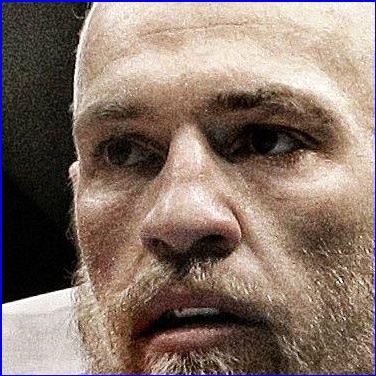
#> input picture celeb/conor_face/conor1.jpeg, 376 x 376 px, found by its file name; its folder holds only this picture in this run
$ jupyter execute --allow-errors stage3_TrainingModel.ipynb
#> lines starting #> are read from the running program, lines starting #| are printed output that depends on the picture
[cell 1]
import numpy as np
import matplotlib.pyplot as plt
import cv2
import pywt
import os
x=[]
y=[]
stars={'conormcgregor':0,'kajal_agarwal':1,'sakshimalik':2,'sunnyleone':3,'viratkohli':4}
path='D:\Artificial_Intelligence\projects\scraped_img\celeb'
num=-1
for files in os.listdir(path):
     num+=1
     for i in os.listdir(path+'\\'+files):
            #print(i)
            pat=path+'\\'+files+'\\'+i
            img=cv2.imread(pat)
#> img is the input picture: shape (376, 376, 3); mean B, G, R 106.2, 116.1, 134.8
            img=cv2.resize(img,(32,32))
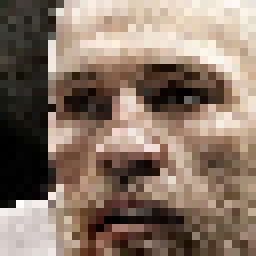
#> img: shape (32, 32, 3) (shown 8 times larger); mean B, G, R 103.9, 117.8, 136.7
            org=img
            img=cv2.cvtColor(img,cv2.COLOR_RGB2GRAY)
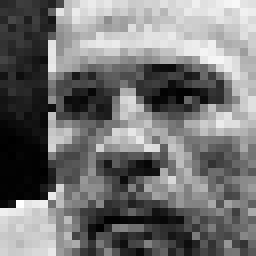
#> img: shape (32, 32) (shown 8 times larger); min 0, max 254, mean 115.8
            img=np.float32(img)
            img/=255
            #plt.figure(figsize=(20,20))
            coef=pywt.wavedec2(img,'db1',level=5)
#> coef = 6 items
            coef_list=list(coef)
#> coef_list = 6 items
            coef_list[0]*=0
            jpg=pywt.waverec2(coef_list,'db1')
            jpg*=255
            jpg=np.uint8(jpg)
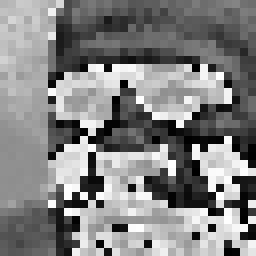
#> jpg: shape (32, 32) (shown 8 times larger); min 0, max 255, mean 130
            jpg=cv2.resize(jpg,(32,32))
            comb=np.vstack((org.reshape(32*32*3,1),jpg.reshape(32*32,1)))
#> comb = 4096 values, max 255 at index 2408, min 0 at index 1123, mean 122.1
            x.append(comb)
            y.append(num)
#> pass 2 of the loop `for files in os.listdir(path):`:
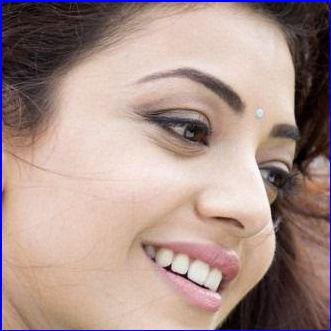
#> input picture celeb/kajal_face/kajal1.jpeg, 331 x 331 px, found by its file name
#> img is the input picture: shape (331, 331, 3); mean B, G, R 138.9, 145.3, 169.9
#> `img=cv2.cvtColor(img,cv2.COLOR_RGB2GRAY)`:
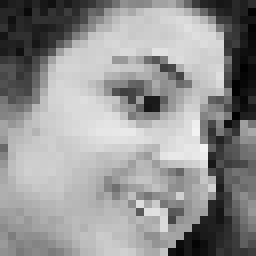
#> img: shape (32, 32) (shown 8 times larger); min 1, max 242, mean 146.9
#> `jpg=np.uint8(jpg)`:
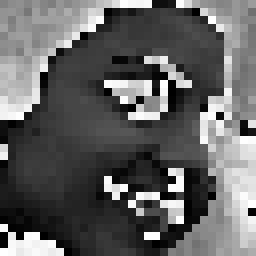
#> jpg: shape (32, 32) (shown 8 times larger); min 0, max 255, mean 98.3
#> comb = 4096 values, max 255 at index 3162, min 0 at index 189, mean 138.6

x=np.array(x).reshape(len(x),4096)
x=np.float32(x)
print(x)
#> (printed output is left out)
print(y)
x.shape
#> Out = (2, 4096)

[cell 2]
from sklearn.svm import SVC
from sklearn.preprocessing import StandardScaler
from sklearn.model_selection import train_test_split
from sklearn.pipeline import Pipeline
from sklearn.metrics import classification_report
import cv2

x_train,x_test,y_train,y_test=train_test_split(x,y,random_state=26)
#> y_train = [1]; y_test = [0]
pipe=Pipeline([('Scaler',StandardScaler()),('svc',SVC(kernel='rbf',C=10))])
#> (the rest of this cell did not finish here and is left out)
